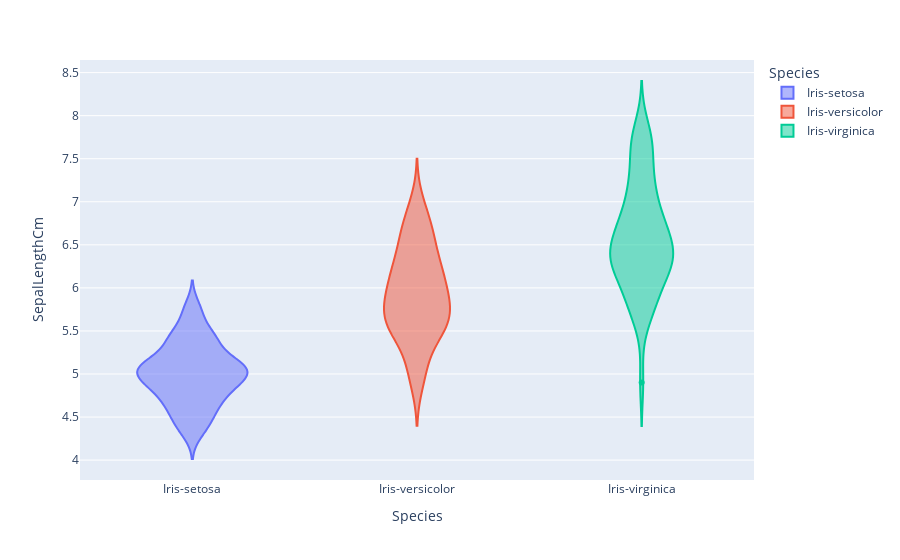

The code cell stored with this chart in its notebook:
### Markdown cell above
###### 7. Create a Violin Plot.

### Code cell
### code here
fig = px.violin(df, y="SepalLengthCm", x="Species",color="Species")
fig.show()

### Figure 1 — Plotly figure (JSON) as saved in the notebook; plotly's stock layout.template omitted (floating-point values rounded to 4 significant figures)
{"data": [{"alignmentgroup": "True", "box": {"visible": false}, "hovertemplate": "Species=%{x}<br>SepalLengthCm=%{y}<extra></extra>", "legendgroup": "Iris-setosa", "marker": {"color": "#636efa"}, "name": "Iris-setosa", "offsetgroup": "Iris-setosa", "orientation": "v", "scalegroup": "True", "showlegend": true, "type": "violin", "x": ["Iris-setosa", "Iris-setosa", "Iris-setosa", "Iris-setosa", "Iris-setosa", "Iris-setosa", "Iris-setosa", "Iris-setosa", "Iris-setosa", "Iris-setosa", "Iris-setosa", "Iris-setosa", "Iris-setosa", "Iris-setosa", "Iris-setosa", "Iris-setosa", "Iris-setosa", "Iris-setosa", "Iris-setosa", "Iris-setosa", "Iris-setosa", "Iris-setosa", "Iris-setosa", "Iris-setosa", "Iris-setosa", "Iris-setosa", "Iris-setosa", "Iris-setosa", "Iris-setosa", "Iris-setosa", "Iris-setosa", "Iris-setosa", "Iris-setosa", "Iris-setosa", "Iris-setosa", "Iris-setosa", "Iris-setosa", "Iris-setosa", "Iris-setosa", "Iris-setosa", "Iris-setosa", "Iris-setosa", "Iris-setosa", "Iris-setosa", "Iris-setosa", "Iris-setosa", "Iris-setosa", "Iris-setosa", "Iris-setosa", "Iris-setosa"], "x0": " ", "xaxis": "x", "y": [5.1, 4.9, 4.7, 4.6, 5, 5.4, 4.6, 5, 4.4, 4.9, 5.4, 4.8, 4.8, 4.3, 5.8, 5.7, 5.4, 5.1, 5.7, 5.1, 5.4, 5.1, 4.6, 5.1, 4.8, 5, 5, 5.2, 5.2, 4.7, 4.8, 5.4, 5.2, 5.5, 4.9, 5, 5.5, 4.9, 4.4, 5.1, 5, 4.5, 4.4, 5, 5.1, 4.8, 5.1, 4.6, 5.3, 5], "y0": " ", "yaxis": "y"}, {"alignmentgroup": "True", "box": {"visible": false}, "hovertemplate": "Species=%{x}<br>SepalLengthCm=%{y}<extra></extra>", "legendgroup": "Iris-versicolor", "marker": {"color": "#EF553B"}, "name": "Iris-versicolor", "offsetgroup": "Iris-versicolor", "orientation": "v", "scalegroup": "True", "showlegend": true, "type": "violin", "x": ["Iris-versicolor", "Iris-versicolor", "Iris-versicolor", "Iris-versicolor", "Iris-versicolor", "Iris-versicolor", "Iris-versicolor", "Iris-versicolor", "Iris-versicolor", "Iris-versicolor", "Iris-versicolor", "Iris-versicolor", "Iris-versicolor", "Iris-versicolor", "Iris-versicolor", "Iris-versicolor", "Iris-versicolor", "Iris-versicolor", "Iris-versicolor", "Iris-versicolor", "Iris-versicolor", "Iris-versicolor", "Iris-versicolor", "Iris-versicolor", "Iris-versicolor", "Iris-versicolor", "Iris-versicolor", "Iris-versicolor", "Iris-versicolor", "Iris-versicolor", "Iris-versicolor", "Iris-versicolor", "Iris-versicolor", "Iris-versicolor", "Iris-versicolor", "Iris-versicolor", "Iris-versicolor", "Iris-versicolor", "Iris-versicolor", "Iris-versicolor", "Iris-versicolor", "Iris-versicolor", "Iris-versicolor", "Iris-versicolor", "Iris-versicolor", "Iris-versicolor", "Iris-versicolor", "Iris-versicolor", "Iris-versicolor", "Iris-versicolor"], "x0": " ", "xaxis": "x", "y": [7, 6.4, 6.9, 5.5, 6.5, 5.7, 6.3, 4.9, 6.6, 5.2, 5, 5.9, 6, 6.1, 5.6, 6.7, 5.6, 5.8, 6.2, 5.6, 5.9, 6.1, 6.3, 6.1, 6.4, 6.6, 6.8, 6.7, 6, 5.7, 5.5, 5.5, 5.8, 6, 5.4, 6, 6.7, 6.3, 5.6, 5.5, 5.5, 6.1, 5.8, 5, 5.6, 5.7, 5.7, 6.2, 5.1, 5.7], "y0": " ", "yaxis": "y"}, {"alignmentgroup": "True", "box": {"visible": false}, "hovertemplate": "Species=%{x}<br>SepalLengthCm=%{y}<extra></extra>", "legendgroup": "Iris-virginica", "marker": {"color": "#00cc96"}, "name": "Iris-virginica", "offsetgroup": "Iris-virginica", "orientation": "v", "scalegroup": "True", "showlegend": true, "type": "violin", "x": ["Iris-virginica", "Iris-virginica", "Iris-virginica", "Iris-virginica", "Iris-virginica", "Iris-virginica", "Iris-virginica", "Iris-virginica", "Iris-virginica", "Iris-virginica", "Iris-virginica", "Iris-virginica", "Iris-virginica", "Iris-virginica", "Iris-virginica", "Iris-virginica", "Iris-virginica", "Iris-virginica", "Iris-virginica", "Iris-virginica", "Iris-virginica", "Iris-virginica", "Iris-virginica", "Iris-virginica", "Iris-virginica", "Iris-virginica", "Iris-virginica", "Iris-virginica", "Iris-virginica", "Iris-virginica", "Iris-virginica", "Iris-virginica", "Iris-virginica", "Iris-virginica", "Iris-virginica", "Iris-virginica", "Iris-virginica", "Iris-virginica", "Iris-virginica", "Iris-virginica", "Iris-virginica", "Iris-virginica", "Iris-virginica", "Iris-virginica", "Iris-virginica", "Iris-virginica", "Iris-virginica", "Iris-virginica", "Iris-virginica", "Iris-virginica"], "x0": " ", "xaxis": "x", "y": [6.3, 5.8, 7.1, 6.3, 6.5, 7.6, 4.9, 7.3, 6.7, 7.2, 6.5, 6.4, 6.8, 5.7, 5.8, 6.4, 6.5, 7.7, 7.7, 6, 6.9, 5.6, 7.7, 6.3, 6.7, 7.2, 6.2, 6.1, 6.4, 7.2, 7.4, 7.9, 6.4, 6.3, 6.1, 7.7, 6.3, 6.4, 6, 6.9, 6.7, 6.9, 5.8, 6.8, 6.7, 6.7, 6.3, 6.5, 6.2, 5.9], "y0": " ", "yaxis": "y"}], "layout": {"legend": {"title": {"text": "Species"}, "tracegroupgap": 0}, "margin": {"t": 60}, "violinmode": "overlay", "xaxis": {"anchor": "y", "categoryarray": ["Iris-setosa", "Iris-versicolor", "Iris-virginica"], "categoryorder": "array", "domain": [0, 1], "title": {"text": "Species"}}, "yaxis": {"anchor": "x", "domain": [0, 1], "title": {"text": "SepalLengthCm"}}}}
